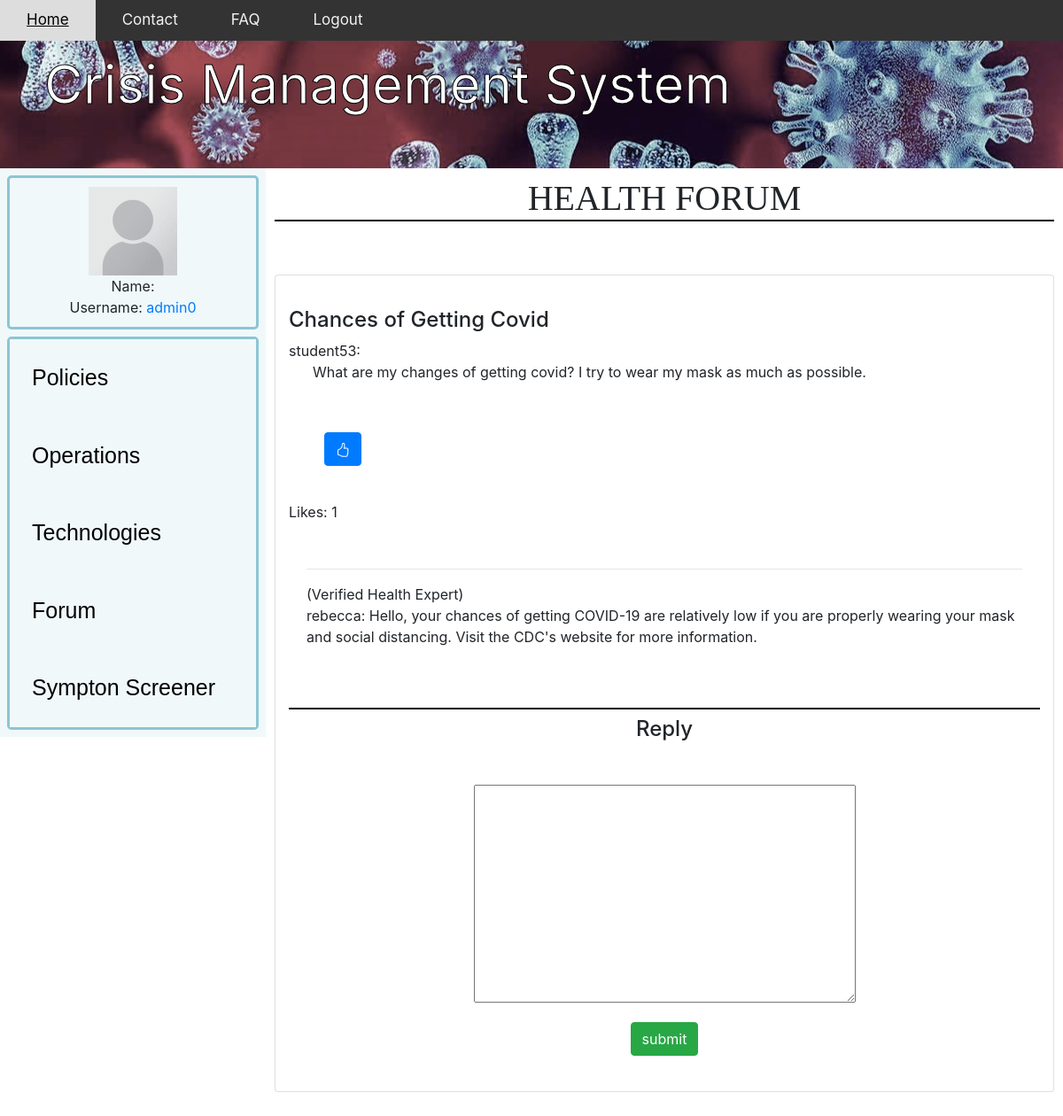
The app's page /forumMain/Health/Chances of Getting Covid/ (signed in) with its own data.
### app/models.py (models this page shows, shortened)
class forum(models.Model):
    name=models.CharField(max_length=200,default="anonymous" )
    topic= models.CharField(max_length=300, unique=True)
    section = models.CharField(max_length=12)
    description = models.CharField(max_length=1000,blank=True)
    date_created=models.DateTimeField(auto_now_add=True,null=True)
    likeCount = models.IntegerField(default=0)
    dislikeCount = models.IntegerField(default=0)
    forumLikes = models.ManyToManyField(User, related_name='forum')
    UserIsHealthExpert = models.BooleanField(default=False)
    UserIsTechExpert = models.BooleanField(default=False)
    def totalLikes(self):
        return self.forumLikes.count()

class Discussion(models.Model):
    forum = models.ForeignKey(forum,blank=True,on_delete=models.CASCADE)
    discuss = models.CharField(max_length=1000)
    name=models.CharField(max_length=200,default="anonymous" )
    UserIsHealthExpert = models.BooleanField(default=False)
    UserIsTechExpert = models.BooleanField(default=False)

### app/views.py (the view, shortened to what this page needs)
# urls.py: path('forumMain/<forumName>/<forumTopic>/', forumDiscussion, name='forumDiscussion'),
@login_required
def forumDiscussion(request, forumName, forumTopic):
    myForum=forum.objects.get(section=forumName, topic=forumTopic)
    discussions=[]
    discussions.append(myForum.discussion_set.all())
    form = CreateInDiscussion()
    totalLikes = myForum.totalLikes()
    liked = False
    if myForum.forumLikes.filter(id=request.user.id).exists():
        liked = True
    context={'forum' : myForum,
            'discussions' : discussions,
            'form' : form,
            'forumName' : forumName,
            'forumTopic' : forumTopic,
            'totalLikes' : totalLikes,
            'liked' : liked,
            }
    return render(request, 'forumDiscussion.html', context)

### app/forms.py
class CreateInDiscussion(ModelForm):
    class Meta:
        model= Discussion
        fields = ["discuss"]
        widgets = {
            'discuss' : Textarea(attrs={'cols': 40, 'rows': 10}),
        }
        labels = {
            'discuss' : _('')
        }

### app/templates/forumDiscussion.html (shortened to what this page needs)
{% extends "app/base2.html" %}
{% load static %}
{% block content %}
<!DOCTYPE html>
<html lang="en">
<head>
    <body>
		<h1>{{forum.section}} Forum</h1>
	</body>
    <link rel="stylesheet" href="https://stackpath.bootstrapcdn.com/bootstrap/4.5.0/css/bootstrap.min.css"0>
</head>
<body>
            <div class="card-columns" style="padding: 10px; margin: 20px;"></div>
            <div class="card box container">
                <br>
                <h6 class="card-title">
                    <h4>{{forum.topic}}</h4>
                    <p>
                        {{forum.name}}: <br> &nbsp; &nbsp; &nbsp; {{forum.description}}</p>
                    <form style="margin: 0"  action="{% url 'like_post' forum.topic %}" method="POST">
                        {% if liked %}
                            <button type="submit", name="post_id", value="{{forum.topic}}", class="btn btn-danger"><svg xmlns="http://www.w3.org/2000/svg" width="16" height="16" fill="currentColor" class="bi bi-hand-thumbs-down" viewBox="0 0 16 16"><path d="M8.864 15.674c-.956.24-1.843-.484-1.908-1.42-.072-1.05-.23-2.015-.428-2.59-.125-.36-.479-1.012-1.04-1.638-.557-.624-1.282-1.179-2.131-1.41C2.685 8.432 2 7.85 2 7V3c0-.845.682-1.464 1.448-1.546 1.07-.113 1.564-.415 2.068-.723l.048-.029c.272-.166.578-.349.97-.484C6.931.08 7.395 0 8 0h3.5c.937 0 1.599.478 1.934 1.064.164.287.254.607.254.913 0 .152-.023.312-.077.464.201.262.38.577.488.9.11.33.172.762.004 1.15.069.13.12.268.159.403.077.27.113.567.113.856 0 .289-.036.586-.113.856-.035.12-.08.244-.138.363.394.571.418 1.2.234 1.733-.206.592-.682 1.1-1.2 1.272-.847.283-1.803.276-2.516.211a9.877 9.877 0 0 1-.443-.05 9.364 9.364 0 0 1-.062 4.51c-.138.508-.55.848-1.012.964l-.261.065zM11.5 1H8c-.51 0-.863.068-1.14.163-.281.097-.506.229-.776.393l-.04.025c-.555.338-1.198.73-2.49.868-.333.035-.554.29-.554.55V7c0 .255.226.543.62.65 1.095.3 1.977.997 2.614 1.709.635.71 1.064 1.475 1.238 1.977.243.7.407 1.768.482 2.85.025.362.36.595.667.518l.262-.065c.16-.04.258-.144.288-.255a8.34 8.34 0 0 0-.145-4.726.5.5 0 0 1 .595-.643h.003l.014.004.058.013a8.912 8.912 0 0 0 1.036.157c.663.06 1.457.054 2.11-.163.175-.059.45-.301.57-.651.107-.308.087-.67-.266-1.021L12.793 7l.353-.354c.043-.042.105-.14.154-.315.048-.167.075-.37.075-.581 0-.211-.027-.414-.075-.581-.05-.174-.111-.273-.154-.315l-.353-.354.353-.354c.047-.047.109-.176.005-.488a2.224 2.224 0 0 0-.505-.804l-.353-.354.353-.354c.006-.005.041-.05.041-.17a.866.866 0 0 0-.121-.415C12.4 1.272 12.063 1 11.5 1z"/></svg></button>
                        {% else %}
                            <button type="submit", name="post_id", value="{{forum.topic}}", class="btn btn-primary"></button>
                        {% endif %}
                    </form>
                    <p>Likes: {{totalLikes}}</p>
                    <div class="card-body container">
                        </h6>
                        {% for discuss in discussions %}
                        {% for objs in discuss %}
                            <hr>
                        {% if objs.forum == forum %}
                        {% if objs.UserIsHealthExpert %}
                        (Verified Health Expert) <br>
                        {% endif %}
                        {{objs.name}}: {{objs.discuss}}
                           <br>
                        {% endif %}
                        {%endfor%}
                        {%endfor%}
                    </div>
                    <head>
                        <body>
                            <h1><br></h1>
                            <h4 ><center>Reply</center></h4>
                        </body>
                        <link rel="stylesheet" href="https://stackpath.bootstrapcdn.com/bootstrap/4.5.0/css/bootstrap.min.css"0>
                    </head>
                    <form action="{{request.path }}" method="POST" style="text-align: center;">
                        {{form.as_p}}
                        <input type="submit" class="btn btn-success" value="submit" >
                    </form>
            </div>
            <br>
            </div>
</body>
</html>
{%endblock%}

### app/templates/app/base2.html (shortened to what this page needs)
{% load static %}
<!DOCTYPE html>
<html>
	<head>
		<link rel="stylesheet" type="text/css" href="{% static 'css/main.css'%}">
	</head>
    <body>
        <div class="topnav" >
            <a class="active" href="#home" onclick="location.href='/'">Home</a>
            <a href="#contact" onclick="location.href='/contact'">Contact</a>
            <a href="#faq" onclick="location.href='/faq'">FAQ</a>
            {% if request.user.is_authenticated %}
            <a href="{% url 'logout' %}">Logout</a>
            {% else %}
            <a href="#Login" onclick="location.href='/accounts/login'">Login</a>
            {% endif %}
        </div>
        <header>Crisis Management System</header>
        <div class="homecolumn left" >
            <div class="homerow top" >
                <section>
                    {% if user.is_authenticated %}
                        <img src="{% static 'app/images/blank.png' %}" width="100" height="100">
                        <br>Name: {{ user.get_full_name }}
                        <br>Username: <a href="/userDiscussions/">{{ user.username }}</a>
                    {% else %}
                        <button onclick="location.href='/accounts/login'" class="button button1">Login</button>
                    {% endif %}
                </section>
            </div>
            <div class="homerow bottom" >
                <button onclick="location.href='/policies'" class="homebutton">
                    Policies</button>
                <button onclick="location.href='/operation'" class="homebutton">
                    Operations</button>
                <button onclick="location.href='/technologies'" class="homebutton">
                    Technologies</button>
                <button onclick="location.href='/forumMain'" class="homebutton">
                    Forum</button>
                <button onclick="location.href='/screener'" class="homebutton">
                    Sympton Screener</button>
            </div>
        </div>
        <div class="homecolumn right">
            <div class="homerow full">
                {% block content %}{% endblock %}
    </body>
</html>

### app/static/css/main.css (style rules this page uses)
.topnav { background-color: #333; overflow: hidden; position: fixed; width: 100%; z-index: 1; }
.topnav a { float: left; color: #f2f2f2; text-align: center; padding: 10px 30px; text-decoration: none; font-size: 17px; }
h1 { font-size: 32px; text-align: center; font-family: serif; font-weight: bold; text-transform: uppercase; }
h1:after { content:' '; display:block; border: 1px solid black; }
body { margin: 0; padding: 0; }
.homebutton { border: none; color: black; padding: 25px; text-align: left; font-size: 25px; font-family: 'Trebuchet MS', sans-serif; cursor: pointer; display: block; width: 100%; background-color: #f0f8fa; }
header { -webkit-text-stroke-width: 1px; -webkit-text-stroke-color: black; background-image: url("covid.jpg"); overflow: hidden; margin-left: auto; margin-right: auto; background-position: center; background-repeat: no-repeat; padding: 50px; color: white; font-size: 60px; }
.homerow { float: top; }
.top { height: 25%; border: 3px solid #8cc5d4; border-radius: 5px; text-align: center; margin: 8px; padding: 10px }
.bottom { height: 75%; border: 3px solid #8cc5d4; border-radius: 5px; margin: 8px; }
.full { height: 100%; margin: 10px; }
.homecolumn { float: left; border: 10px; }
.left { width: 25%; background: #f0f8fa; }
.right { width: 75%; }

### app/templates/forumDiscussion.html (style rules this page uses)
.box { border: 2px solid black; margin: 0 auto; }
form { margin: 0 auto; padding: 40px; width: fit-content; }

### records on screen
forum: section "HEALTH", topic "Chances of Getting Covid", name "student53", description "What are my changes of getting covid? I try to wear my mask as much as possible."
Discussion: UserIsHealthExpert "(Verified Health Expert)", name "rebecca", discuss "Hello, your chances of getting COVID-19 are relatively low if you are properly wearing your mask and social distancing. Visit the CDC's website for more information."

### other values on screen
{{ user.username }} "admin0"
{{ totalLikes }} "1"
